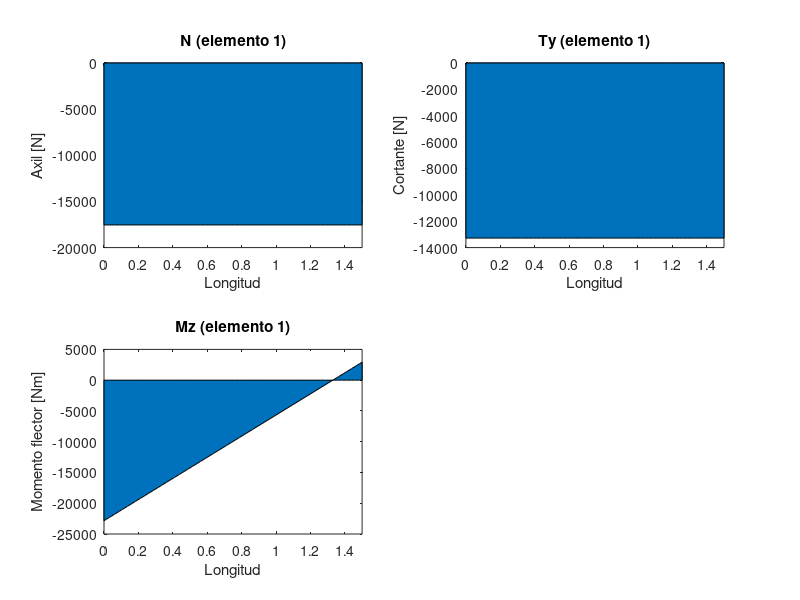
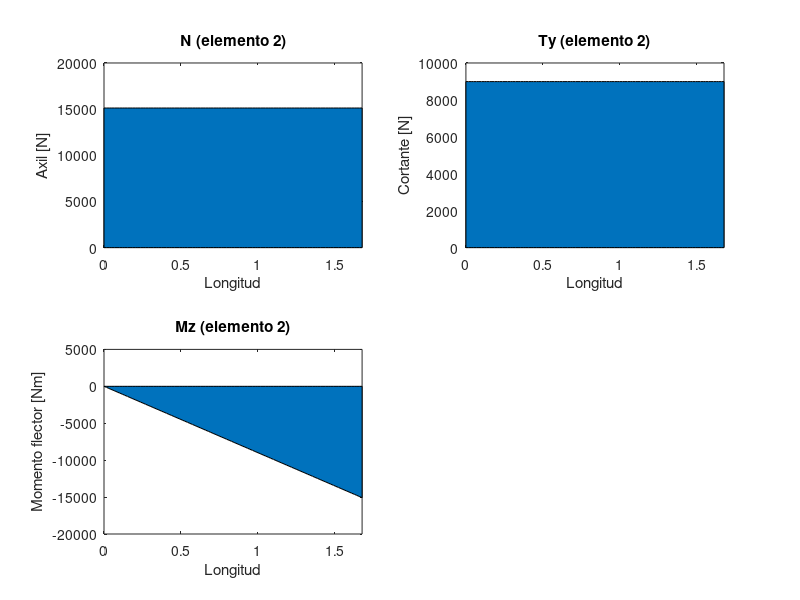
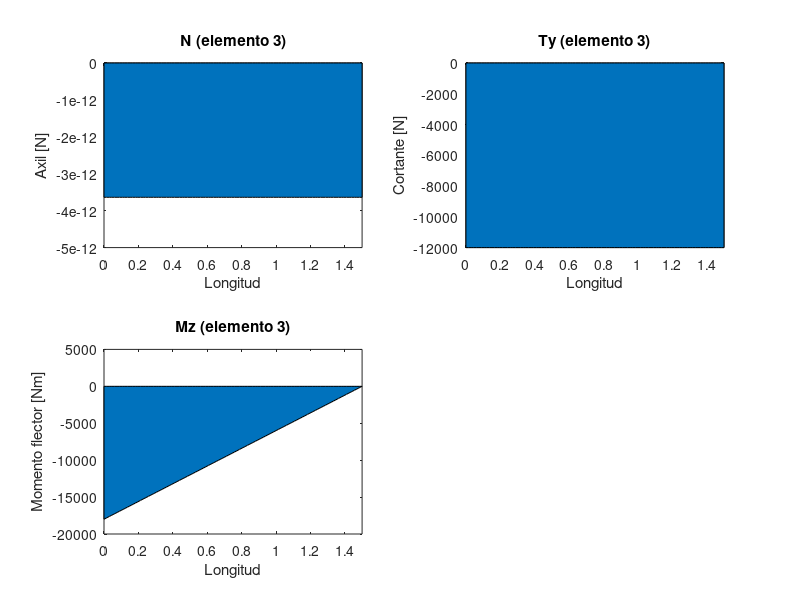

Recreate these plots in MATLAB, in order.
clear; 
clc;
L=1.5;
A=1.5e-5;
H=0.75;
nnod=2;
nn=4;
ndim=3;
nel=3;
ngl=nn*ndim;
E=70e9; 
I=2.5e-6; 
P=12000; 
X=[0 0 L 2*L;
   0 H 0 0];
T=[1 2 3; 
   3 3 4]; 
for i=1:nel
    x1e=X(1,T(1,i)); x2e=X(1,T(2,i));
    y1e=X(2,T(1,i)); y2e=X(2,T(2,i));
    l(:,i)=[x2e-x1e; y2e-y1e];
    Le(i)=norm(l(:,i));
    Lunit(:,i)=l(:,i)/Le(i);
    Re(:,:,i)=[Lunit(1,i) Lunit(2,i) 0 0 0 0 ;
        -Lunit(2,i) Lunit(1,i) 0 0 0 0;
        0 0 1 0 0 0;
        0 0 0 Lunit(1,i) Lunit(2,i) 0;
        0 0 0 -Lunit(2,i) Lunit(1,i) 0;
        0 0 0 0 0 1];
    Kax=A*E/Le(i)*[1 0 0 -1 0 0;
        0 0 0 0 0 0;
        0 0 0 0 0 0;
        -1 0 0 1 0 0;
        0 0 0 0 0 0;
        0 0 0 0 0 0];
    Kmom=(E*I/Le(i)^3).*[0 0 0 0 0 0;
        0 12 6*Le(i) 0 -12 6*Le(i);
        0 6*Le(i) 4*Le(i)^2 0 -6*Le(i) 2*Le(i)^2;
        0 0 0 0 0 0 ;
        0 -12 -6*Le(i) 0 12 -6*Le(i);
        0 6*Le(i) 2*Le(i)^2 0 -6*Le(i) 4*Le(i)^2];
    Ke_=Kax+Kmom; 
    Ke=Re(:,:,i)'*Ke_*Re(:,:,i);
    for r=1:nnod*ndim
        for s=1:nnod*ndim
Kel(r,s,i)=Ke(r,s);
        end
    end
end

KG=zeros(ngl,ngl); 
for el=1:nel
    for a=1:nnod
        for i=1:ndim
            r=ndim*(a-1)+i; 
            A=T(a,el); 
            p=ndim*(A-1)+i; 
            for b=1:nnod
                for j=1:ndim 
                    s=ndim*(b-1)+j;
                    B=T(b,el);
                    q=ndim*(B-1)+j;
                    KG(p,q)=KG(p,q)+Kel(r,s,el);
                end
            end
        end
    end
end

Fext=zeros(ngl,1); 
Fext(11)=-P;

vL=[6 7 8 9 10 11 12]; 
vR=[1 2 3 4 5]; 
FextL=Fext(vL); 
FextR=Fext(vR);

KLL=KG(vL,vL); 
KLR=KG(vL,vR); 
KRL=KG(vR,vL); 
KRR=KG(vR,vR);
uR=[0 0 0 0 0]'; 
uL=(KLL)\(FextL-KLR*uR); 
u=vertcat(uR,uL);
Rx=KG*u-Fext;
Esfglob=zeros(6,nel);
Esfglob(:,1)=Kel(:,:,1)*vertcat(u(1:3,1),u(7:9,1)); 
Esfglob(:,2)=Kel(:,:,2)*vertcat(u(4:6,1),u(7:9,1)); 
Esfglob(:,3)=Kel(:,:,3)*u(7:12,1);
Esfloc=zeros(6,nel);


for i=1:nel 
    Esfloc(:,i)=Re(:,:,i)*Esfglob(:,i);
end

Axil=zeros(4,100);
Ty=zeros(4,100);
MZ=zeros(4,100);
Long=zeros(4,100);


for i=1:nel 
    Axil(i,:)=linspace(-Esfloc(1,i),Esfloc(4,i)); 
    Ty(i,:)=linspace(-Esfloc(2,i),Esfloc(5,i)); 
    MZ(i,:)=-linspace(Esfloc(3,i),Esfloc(6,i)); 
    Long(i,:)=linspace(0,Le(i));
end


for i=1:nel
    figure(i);
    
    subplot(2,2,1); area(Long(i,:),Axil(i,:));ylim auto; xlim([0 Le(i)]); 
    xlabel('Longitud');
    ylabel ('Axil [N]');
    str1=sprintf('N (elemento %d)',i);
    title(str1); 
    
    subplot(2,2,2); area(Long(i,:),Ty(i,:));ylim auto; xlim([0 Le(i)]); 
    xlabel('Longitud');
    str2=sprintf('Ty (elemento %d)',i);
    title(str2);
    ylabel ('Cortante [N]'); 
    
    if i==2
        subplot(2,2,3); area(Long(i,:),-MZ(i,:));ylim auto; xlim([0 Le(i)]);
        xlabel('Longitud');
        ylabel ('Momento flector [Nm]'); 
        str3=sprintf('Mz (elemento %d)',i); 
        title(str3);
    else
        subplot(2,2,3); area(Long(i,:),MZ(i,:));ylim auto; xlim([0 Le(i)]);
        xlabel('Longitud');
        ylabel ('Momento flector [Nm]'); 
        str4=sprintf('Mz (elemento %d)',i); 
        title(str4);
    end
end











